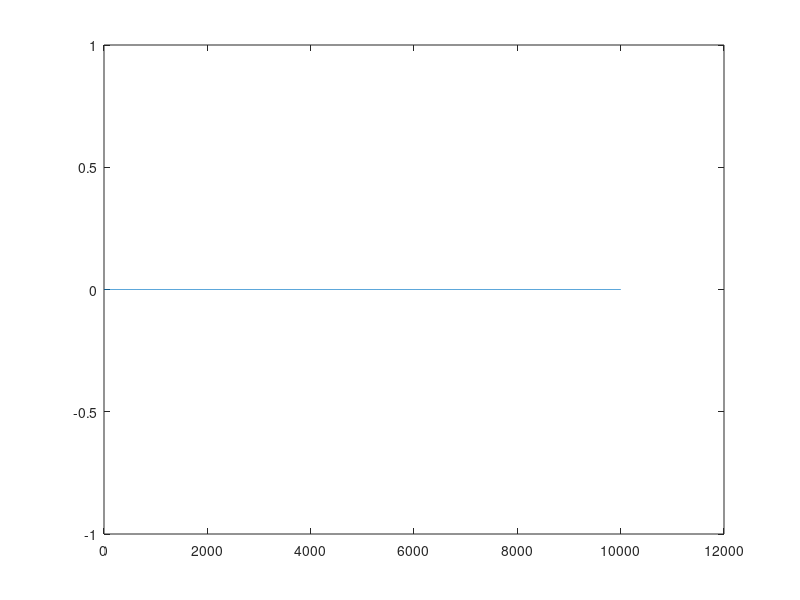
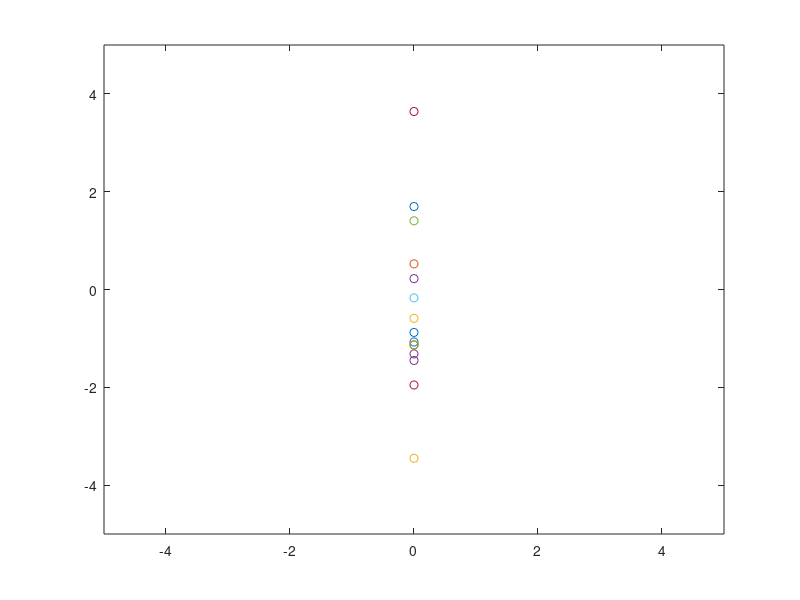

The MATLAB source for these figures, in order:
clear all
close all

L=1; 
k=1000;
g=-9.8;
b=1;
m=2;
dt=0.01;
t=0:dt:100;
fi(1)=0*pi/180;
l(1)=0.8;
dfi(1)=0;
dl(1)=0;

for i=1:length(t)-1
    ddfi(i) = g*sin(fi(i))/l(i)+2*dl(i)*dfi(i)/l(i);
    ddl(i)  = g*cos(fi(i))-k*(l(i)-L)/m+(l(i)*dfi(i)^2)/m+b*dl(i)/m;
    
    dl(i+1)=dl(i)+ddl(i)*dt;
    dfi(i+1)=dfi(i)+ddfi(i)*dt;
    
    l(i+1)=l(i)+dl(i)*dt;
    fi(i+1)=fi(i)+dfi(i)*dt;
     
end

plot(l)
figure()
plot(fi)
figure()
for j=1:length(t)-1
    x(j)=l(j)*sin(fi(j));
    y(j)=-l(j)*cos(fi(j));
    if mod(j,10)==0
        plot(x(j),y(j),'o');
        hold on
        axis([-5 5 -5 5])
        pause(0.001)
    end
end


